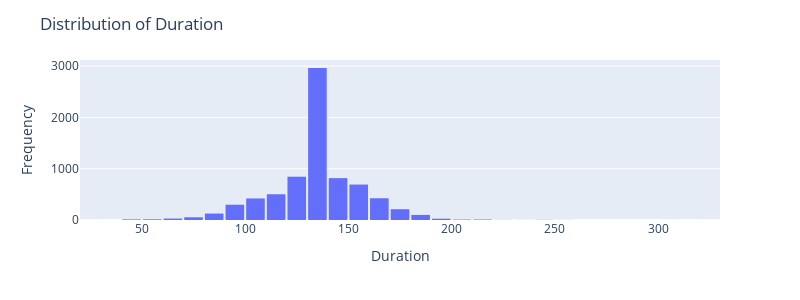

This figure's notebook cell:
### Code cell
Distribution_Year = px.histogram(data_frame= data , x = 'Duration', height=300 , width=800,nbins = 40)
Distribution_Year.update_layout(title = 'Distribution of Duration',xaxis_title='Duration',yaxis_title = 'Frequency',bargap = 0.1)
Distribution_Year.show()

### Figure 1 — Plotly figure (JSON) as saved in the notebook; plotly's stock layout.template omitted (floating-point values rounded to 4 significant figures; data arrays with more than 128 entries replaced by an {"elided": "..."} marker saying what was removed)
{"data": [{"alignmentgroup": "True", "bingroup": "x", "hovertemplate": "Duration=%{x}<br>count=%{y}<extra></extra>", "legendgroup": "", "marker": {"color": "#636efa", "pattern": {"shape": ""}}, "name": "", "nbinsx": 40, "offsetgroup": "", "orientation": "v", "showlegend": false, "type": "histogram", "x": {"elided": "7558 float values"}, "xaxis": "x", "yaxis": "y"}], "layout": {"bargap": 0.1, "barmode": "relative", "height": 300, "legend": {"tracegroupgap": 0}, "margin": {"t": 60}, "title": {"text": "Distribution of Duration"}, "width": 800, "xaxis": {"anchor": "y", "domain": [0, 1], "title": {"text": "Duration"}}, "yaxis": {"anchor": "x", "domain": [0, 1], "title": {"text": "Frequency"}}}}
